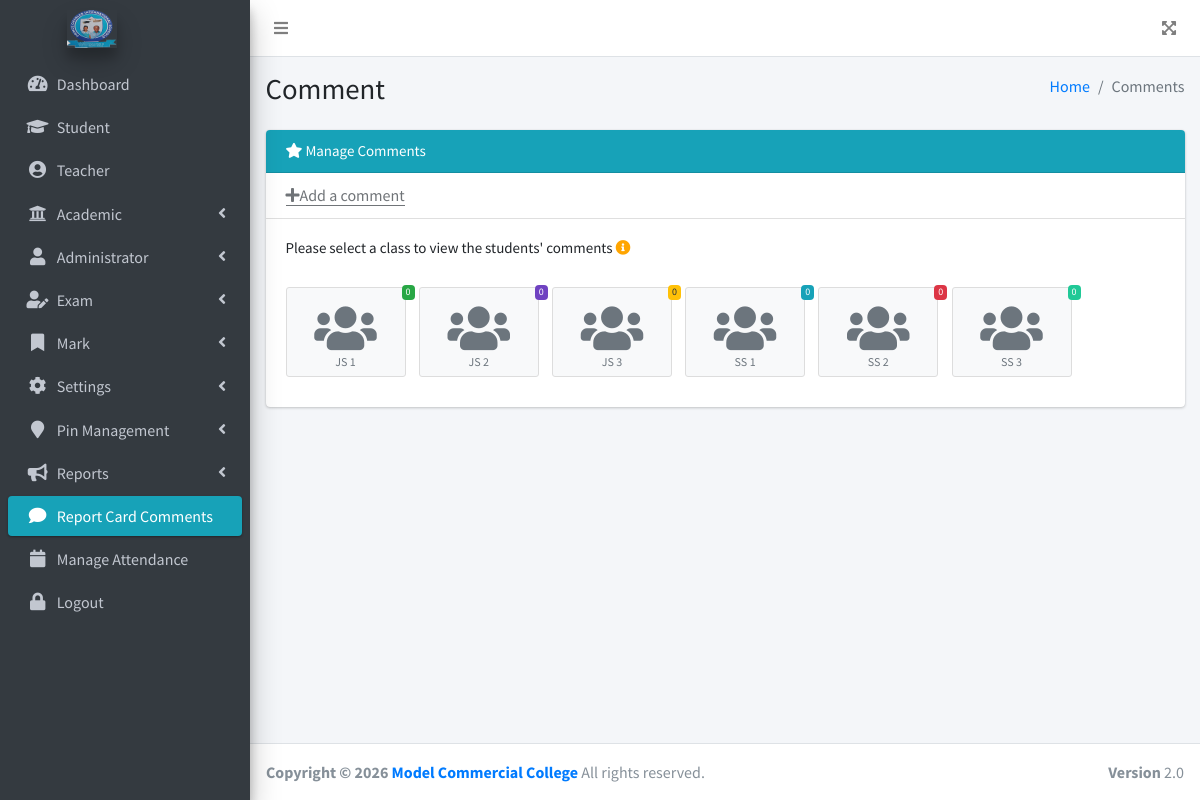
Page /admin/report-comments.php (signed in) on the committed database.
### tables this page shows
CREATE TABLE `general_settings` (
  `id` int(11) NOT NULL,
  `school_tagline` varchar(255) NOT NULL,
  `school_name` varchar(255) NOT NULL,
  `phone_no` varchar(255) NOT NULL,
  `email` varchar(255) NOT NULL,
  `address` varchar(255) NOT NULL,
  `footer` varchar(255) NOT NULL,
  `next_term_begins` varchar(255) NOT NULL,
  `current_school_session` varchar(200) NOT NULL,
  `no_times_school_open` int(11) NOT NULL,
  `logo` varchar(255) NOT NULL,
  `admin_login_bg` varchar(255) NOT NULL,
  `student_login_bg` varchar(255) NOT NULL,
  `teacher_login_bg` varchar(255) NOT NULL,
  `main_url` varchar(255) NOT NULL,
  `reg_no_prefix` varchar(10) NOT NULL,
  `terminal_report_bg_image` varchar(255) NOT NULL,
  `school_website` varchar(255) NOT NULL,
  `school_stamp` varchar(255) NOT NULL,
  `principal_name` varchar(255) NOT NULL
);

CREATE TABLE `classes` (
  `id` int(11) NOT NULL,
  `name` varchar(100) NOT NULL,
  `class_numeric` int(11) NOT NULL,
  `teacher_name` varchar(100) NOT NULL,
  `note` text NOT NULL,
  `show_position` varchar(10) NOT NULL DEFAULT 'yes'
);

### admin/report-comments.php (the view, shortened to what the rows shown need)
<?php
if(isset($_SESSION['username'])){
    ?>
<!DOCTYPE html>
<html lang="en">
<head>
    <?php include('includes/styles.php');?>
</head>
<body class="hold-transition sidebar-mini layout-fixed">
<div class="wrapper">
    <?php include('includes/notifications.php');?>
    <?php include('includes/sidebar.php');?>
    <div class="content-wrapper">
        <div class="content-header">
            <div class="container-fluid">
                <div class="row mb-2">
                    <div class="col-sm-6">
                        <h1 class="m-0"> Comment </h1>
                    </div>
                    <div class="col-sm-6">
                        <ol class="breadcrumb float-sm-right">
                            <li class="breadcrumb-item"><a href="<?php echo $conn->base_url(); ?>">Home</a></li>
                            <li class="breadcrumb-item active">Comments</li>
                        </ol>
                    </div>
                </div>
            </div>
        </div>
        <section class="content">
            <div class="container-fluid">
                <div class="row">
                 <section class="col-lg-12 connectedSortable">
                     <div class="card">
                         <div class="card-header" style="background: #17a2b8; color: #fff;">
                             <h3 class="card-title" style="font-size: 15px;">
                                     <i class="fa fa-star"></i>
                                 Manage Comments
                             </h3>
                         </div>
                         <div class="card-header">
                             <h3 class="card-title">
                                 <a href="<?php echo $conn->base_url(); ?>add-comment"><i class="fa fa-plus"></i>Add a comment
                                 </a>
                             </h3>
                         </div>
                         <div class="card-body">
                             <h3 class="card-title text-center" style="font-size: 15px;">
                                 Please select a class to view the students' comments
                                 <i class="fa fa-info-circle" data-toggle="tooltip" title="N:B: Only classes with comments added are clickable."></i>
                             </h3>
                             <br><br>
                             <div>
                                 <?php
                                  $sql = "SELECT * FROM classes";
                                  $conn->query($sql);
                                  $result = $conn->fetchMultiple();
                                  $n = 0;
                                  foreach ($result as $class){
                                      $class_name = $class->name;
                                      $badge_color = array('bg-success', 'bg-purple', 'bg-warning', 'bg-info', 'bg-danger', 'bg-teal');
                                      $sql = "SELECT COUNT(id) FROM comments WHERE class =:class_id AND class_teacher_comment !='' AND principal_comment != ''";
                                      $conn->query($sql);
                                      $conn->bind(":class_id", $class_name);
                                      $comments_available = $conn->fetchColumn();
                                      $slugify_class_name = $conn->slugify($class_name);
                                      $link = $base_url."report-comments/$slugify_class_name";
                                      ?>
                                      <a class="btn btn-app" style="min-width:120px; height: 90px;" <?php
                                         if($comments_available != 0){
                                             echo "href='$link'";
                                         }
                                      ?>> <span class="badge <?php echo $badge_color[$n];?>" data-toggle="tooltip"
                                                title="<?php echo $comments_available; ?> comment(s) available in class <?php echo $class_name; ?>">
                                             <?php echo $comments_available; ?>
                                          </span>
                                         <i class="fas fa-users" style="font-size: 50px;"> </i>
                                          <?php echo ucwords(str_replace('-', ' ', $class_name));?>
                                      </a>
                                      <?php
                                      $n++;
                                  }
                                 ?>
                             </div>
                         </div>
                     </div>
                 </section>
                </div>
          </div>
        </section>
            </div>
    <?php include 'includes/footer.php'; ?>
<?php
}
?>

### admin/includes/sidebar.php (shortened to what the rows shown need)
<aside class="main-sidebar sidebar-dark-primary elevation-4">
    <a href="<?php echo $base_url; ?>" class="brand-link">
        <img src="<?php echo $conn->base_url(); ?>upload/<?php echo $logo; ?>" alt="<?php echo $logo; ?>" class="brand-image img-circles elevation-4" style="opacity: .8">
    </a>
    <div class="sidebar">
        <nav class="mt-2">
            <ul class="nav nav-pills nav-sidebar flex-column" data-widget="treeview" role="menu" data-accordion="false">
                <li class="nav-item">
                    <a href="<?php echo $conn->base_url();  ?>" <?php
                      if(basename($_SERVER['SCRIPT_NAME']) == 'index.php'){
                          echo 'class = "nav-link active"';
                      }else{
                          echo 'class = "nav-link"';
                      }
                    ?>>
                        <i class="nav-icon fas fa-tachometer-alt"></i>
                        <p>
                            Dashboard
                        </p>
                    </a>
                </li>
                <li class="nav-item">
                    <a href="<?php echo $conn->base_url();?>student" <?php
                    if(basename($_SERVER['SCRIPT_NAME']) == 'student.php'
                       || basename($_SERVER['SCRIPT_NAME']) == 'add-student.php'
                       || basename($_SERVER['SCRIPT_NAME']) == 'edit-student.php'
                       || basename($_SERVER['SCRIPT_NAME']) == 'view-student.php'){
                        echo 'class = "nav-link active"';
                    }else{
                        echo 'class = "nav-link"';
                    }
                    ?>>
                        <i class="nav-icon fas fa-graduation-cap"></i>
                        <p>
                            Student
                        </p>
                    </a>
                </li>
                <li class="nav-item">
                    <a href="<?php echo $conn->base_url();?>teacher" <?php
                    if(basename($_SERVER['SCRIPT_NAME']) == 'teacher.php'
                       || basename($_SERVER['SCRIPT_NAME']) == 'add-teacher.php'
                       || basename($_SERVER['SCRIPT_NAME']) == 'view-teacher.php'
                       || basename($_SERVER['SCRIPT_NAME']) == 'edit-teacher.php'){
                        echo 'class = "nav-link active"';
                    }else{
                        echo 'class = "nav-link"';
                    }
                    ?>>
                        <i class="nav-icon fas fa-user-circle"></i>
                        <p>
                          Teacher
                        </p>
                    </a>
                </li>
                <li <?php
                   if(basename($_SERVER['SCRIPT_NAME']) == 'class.php'
                       || basename($_SERVER['SCRIPT_NAME']) == 'section.php'
                       || basename($_SERVER['SCRIPT_NAME']) == 'add-section.php'
                       || basename($_SERVER['SCRIPT_NAME']) == 'edit-section.php'
                       || basename($_SERVER['SCRIPT_NAME']) == 'subject.php'
                       || basename($_SERVER['SCRIPT_NAME']) == 'add-class.php'
                       || basename($_SERVER['SCRIPT_NAME']) == 'edit-class.php'
                       || basename($_SERVER['SCRIPT_NAME']) == 'edit-subject.php'
                       || basename($_SERVER['SCRIPT_NAME']) == 'add-subject.php'
                       || basename($_SERVER['SCRIPT_NAME']) == 'promotion.php'){
                    echo 'class = "nav-item menu-open"';
                }else{
                    echo 'class = "nav-item"';
                }
                ?>>
                    <a href="#" class="nav-link">
                        <i class="nav-icon fas fa-university"></i>
                        <p>
                            Academic
                            <i class="fas fa-angle-left right"></i>
                        </p>
                    </a>
                </li>
                <li <?php
                if(basename($_SERVER['SCRIPT_NAME']) == 'resetpassword.php'
                  || basename($_SERVER['SCRIPT_NAME']) == 'systemadmin.php'){
                    echo 'class = "nav-item menu-open"';
                }else{
                    echo 'class = "nav-item"';
                }
                ?>>
                    <a href="#" class="nav-link">
                        <i class="nav-icon fas fa-user"></i>
                        <p>
                            Administrator
                            <i class="fas fa-angle-left right"></i>
                        </p>
                    </a>
                </li>
                <li <?php
                if(basename($_SERVER['SCRIPT_NAME']) == 'exam.php'
                  || basename($_SERVER['SCRIPT_NAME']) == 'add-exam.php'
                  || basename($_SERVER['SCRIPT_NAME']) == 'edit-exam.php'
                  || basename($_SERVER['SCRIPT_NAME']) == 'add-grade.php'
                  || basename($_SERVER['SCRIPT_NAME']) == 'edit-grade.php'
                  || basename($_SERVER['SCRIPT_NAME']) == 'grade.php'){
                    echo 'class = "nav-item menu-open"';
                }else{
                    echo 'class = "nav-item"';
                }
                ?>>
                    <a href="#" class="nav-link">
                        <i class="nav-icon fas fa-user-edit"></i>
                        <p>
                            Exam
                            <i class="fas fa-angle-left right"></i>
                        </p>
                    </a>
                </li>
                    <li <?php
                if(basename($_SERVER['SCRIPT_NAME']) == 'mark.php'
                  || basename($_SERVER['SCRIPT_NAME']) == 'view-mark.php'
                  || basename($_SERVER['SCRIPT_NAME']) == 'add-mark.php'){
                    echo 'class = "nav-item menu-open"';
                }else{
                    echo 'class = "nav-item"';
                }
                ?>>
                    <a href="#" class="nav-link">
                        <i class="nav-icon fas fa-bookmark"></i>
                        <p>
                            Mark
                            <i class="fas fa-angle-left right"></i>
                        </p>
                    </a>
                </li>
                <li <?php
                if(basename($_SERVER['SCRIPT_NAME']) == 'settings.php'
                   || basename($_SERVER['SCRIPT_NAME']) == 'show-position.php'){
                    echo 'class = "nav-item menu-open"';
                }else{
                    echo 'class = "nav-item"';
                }
                ?>>
                    <a href="#" class="nav-link">
                        <i class="nav-icon fas fa-cog"></i>
                        <p>
                            Settings
                            <i class="fas fa-angle-left right"></i>
                        </p>
                    </a>
                </li>
                <li <?php
                if(basename($_SERVER['SCRIPT_NAME']) == 'view-pins-requests.php'
                  || basename($_SERVER['SCRIPT_NAME']) == 'generate-pins.php'
                  || basename($_SERVER['SCRIPT_NAME']) == 'set-card-usage-limit.php'
                  || basename($_SERVER['SCRIPT_NAME']) == 'set-card-expire-date.php'){
                    echo 'class = "nav-item menu-open"';
                }else{
                    echo 'class = "nav-item"';
                }
                ?>>
                    <a href="#" class="nav-link">
                        <i class="nav-icon fa fa-map-marker"></i>
                        <p>
                            Pin Management
                            <i class="fas fa-angle-left right"></i>
                        </p>
                    </a>
                </li>
                <li <?php
                if(basename($_SERVER['SCRIPT_NAME']) == 'terminal-report.php'){
                    echo 'class = "nav-item menu-open"';
                }else{
                    echo 'class = "nav-item"';
                }
                ?>>
                    <a href="#" class="nav-link">
                        <i class="nav-icon fas fa-bullhorn"></i>
                        <p>
                            Reports
                            <i class="fas fa-angle-left right"></i>
                        </p>
                    </a>
                </li>
                <li class="nav-item">
                    <a href="<?php echo $conn->base_url();?>report-comments" <?php
                    if(basename($_SERVER['SCRIPT_NAME']) == 'report-comments.php'
                       ||basename($_SERVER['SCRIPT_NAME']) == 'add-comment.php' ){
                        echo 'class = "nav-link active"';
                    }else{
                        echo 'class = "nav-link"';
                    }
                    ?>>
                        <i class="nav-icon fas fa-comment"></i>
                        <p>Report Card Comments
                        </p>
                    </a>
                </li>
                <li class="nav-item">
                    <a href="<?php echo $conn->base_url();?>attendance" <?php
                    if(basename($_SERVER['SCRIPT_NAME']) == 'attendance.php'
                        ||basename($_SERVER['SCRIPT_NAME']) == 'add-attendance.php' ){
                        echo 'class = "nav-link active"';
                    }else{
                        echo 'class = "nav-link"';
                    }
                    ?>>
                        <i class="nav-icon fas fa-calendar"></i>
                        <p>Manage Attendance
                        </p>
                    </a>
                </li>
                <li class="nav-item">
                    <a href="<?php echo $conn->base_url();?>logout" <?php
                    if(basename($_SERVER['SCRIPT_NAME']) == 'logout.php'){
                        echo 'class = "nav-link active"';
                    }else{
                        echo 'class = "nav-link"';
                    }
                    ?>>
                        <i class="nav-icon fas fa-lock"></i>
                        <p>Logout
                        </p>
                    </a>
                </li>
            </ul>
        </nav>
    </div>
</aside>

### admin/includes/footer.php (shortened to what the rows shown need)
<footer class="main-footer">
    <strong>Copyright &copy; <?php echo date('Y'); ?> <a href="<?php echo $main_url; ?>"><?php echo $footer; ?></a></strong>
    All rights reserved.
    <div class="float-right d-none d-sm-inline-block">
        <b>Version</b> 2.0
    </div>
</footer>
</div>
</body>
</html>

### rows in the picture
general_settings: main_url+logo (picture), footer "Model Commercial College"
classes: comments_available "0", name "JS 1"
classes: comments_available "0", name "JS 2"
classes: comments_available "0", name "JS 3"
classes: comments_available "0", name "SS 1"
classes: comments_available "0", name "SS 2"
classes: comments_available "0", name "SS 3"
